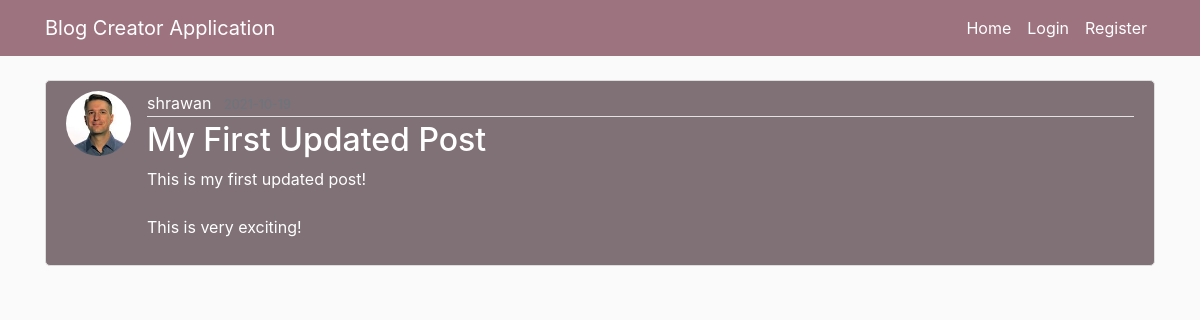
/post/1, run on the app's committed database.
### flaskblog/models.py (models this page shows, shortened)
class User(db.Model,UserMixin):
  id = db.Column(db.Integer ,primary_key =True)
  username = db.Column(db.String(20) ,unique=True,nullable=False)
  email = db.Column(db.String(20),unique =True,nullable=False)
  image_file = db.Column(db.String(20),nullable=False,default='default.jpg')
  password = db.Column(db.String(20),nullable=False)
  posts = db.relationship('Post' ,backref ='author' ,lazy=True)

class Post(db.Model):
  id = db.Column(db.Integer, primary_key=True)
  title = db.Column(db.String(100), nullable=False)
  date_posted = db.Column(db.DateTime, nullable=False, default=t)
  content = db.Column(db.Text, nullable=False)
  user_id = db.Column(db.Integer, db.ForeignKey('user.id'), nullable=False)

### flaskblog/posts/routes.py (the view)
@posts.route("/post/<int:post_id>",methods=['GET','POST'])
def post(post_id):
  post = Post.query.get_or_404(post_id)
  return render_template('post.html' ,title=post.title,post=post)

### flaskblog/templates/post.html (shortened to what this page needs)
{% extends "layout.html" %}
{% block content %}
   <article class="media content-section">
           <img class="rounded-circle article-img" src="{{url_for('static',filename='profile_pics/' + post.author.image_file)}}">
           <div class="media-body">
                <div class="article-metadata">
               <a class="mr-2" href="{{url_for('users.user_posts' , username=post.author.username)}}">{{post.author.username}}</a>
               <small class="text-muted">{{post.date_posted.strftime('%Y-%m-%d')}}</small>
           </div>
               <h2 class="article-title">{{post.title}} </h2>
              <p class="article-content">{{post.content|safe}}</p>
           </div>
       </article>
{% endblock content %}

### flaskblog/static/main.css (style rules this page uses)
body { background: #fafafa; color: #333333; margin-top: 5rem; }
h2 { color:#fff; }
.content-section { background: #7f7175; padding: 10px 20px; border: 1px solid #dddddd; border-radius: 5px; margin-bottom: 20px; }
a.mr-2 { color: #fff; }
.article-content { white-space: pre-line; }
.media-body p { color:#fff; }
p { margin-top: 0; margin-bottom: 1rem; }
.article-img { height: 65px; width: 65px; margin-right: 16px; }
.article-metadata { padding-bottom: 1px; margin-bottom: 4px; border-bottom: 1px solid #e3e3e3; color:#fff; }

### data on the page
User: image_file (picture), author.username "shrawan"
Post: title "My First Updated Post", content "This is my first updated post! This is very exciting!"
